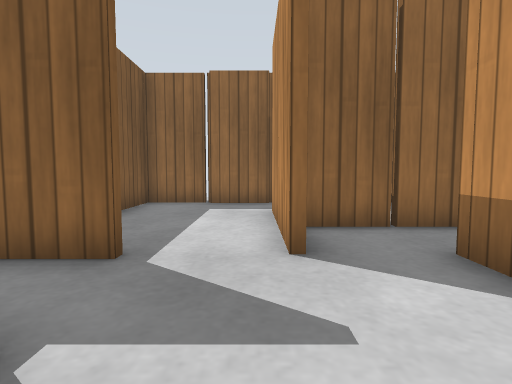
view 1 (above)

22 first-person views from a walk through a robot-simulator world made for Gazebo. The camera is 0.5 m above the floor, tilts 4° down and sees 80° across. The floor is counted in squares, 0.5 m on a side. Each view is taken from the middle of a square. On the plan, view 1 faces up. The plan holds only what a view shows up to about 12 squares ahead; the rest is blank. Gazebo's built-in surfaces are drawn with simple patterns.

view 2
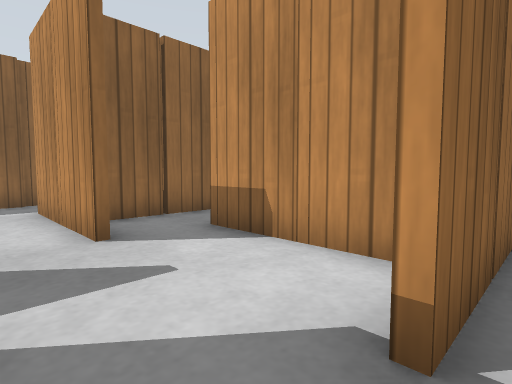

view 3
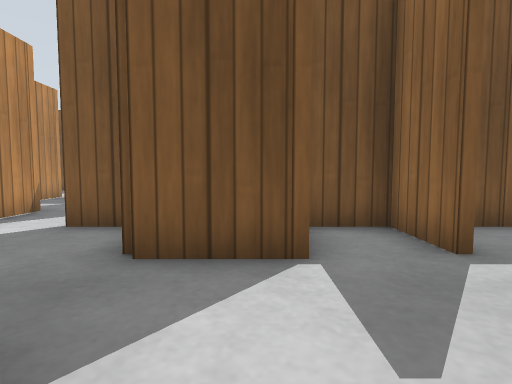

view 4
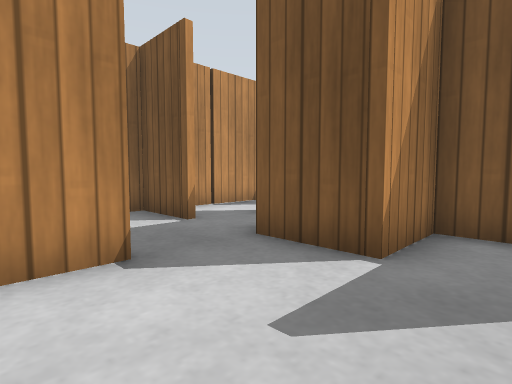

view 5
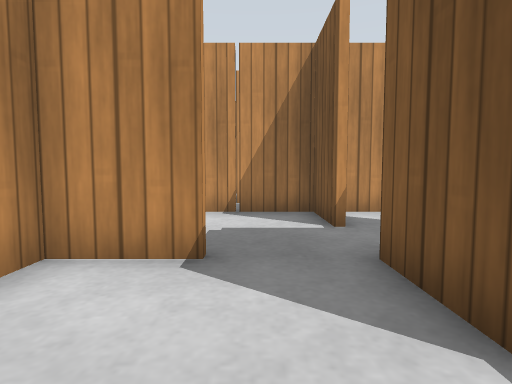

view 6
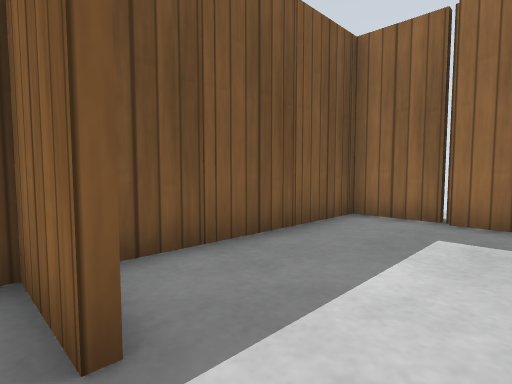

view 7
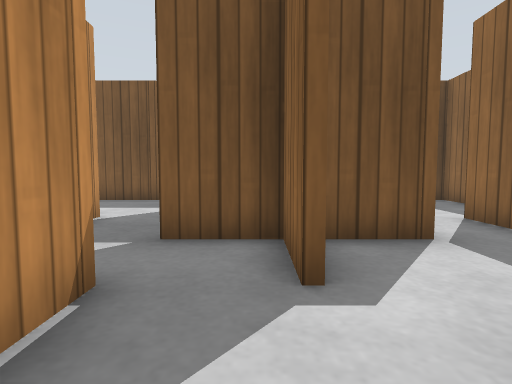

view 8
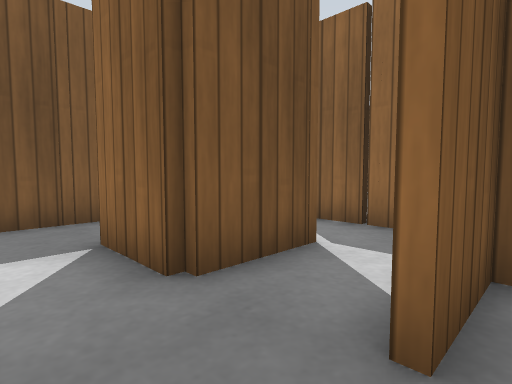

view 9
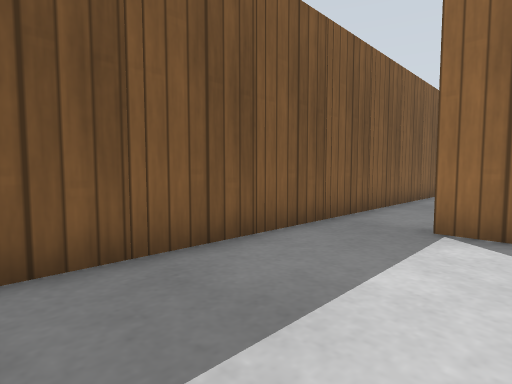

view 10
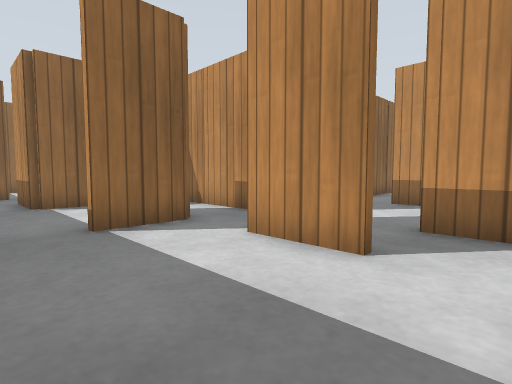

view 11
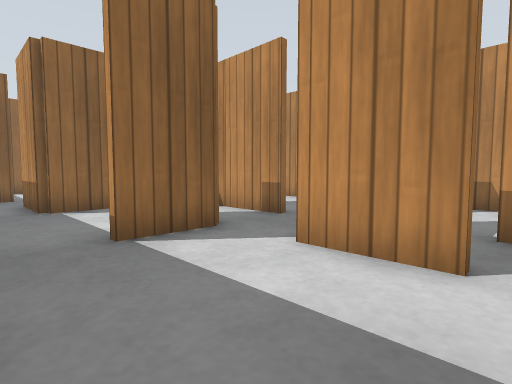

view 12
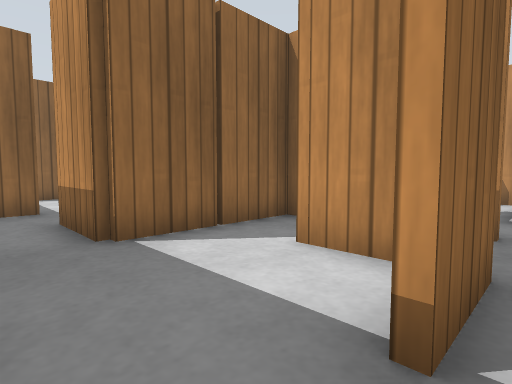

view 13
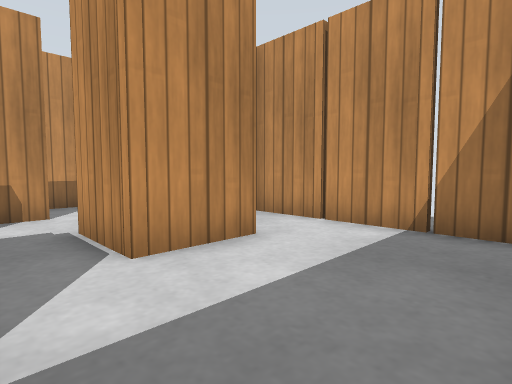

view 14
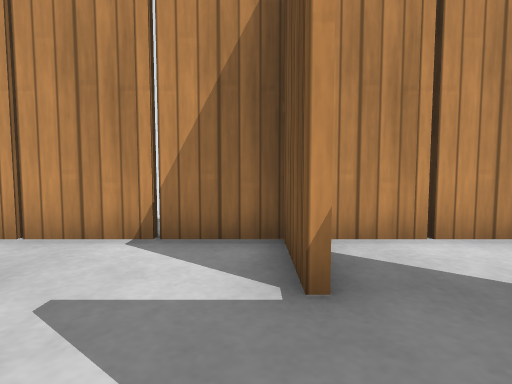

view 15
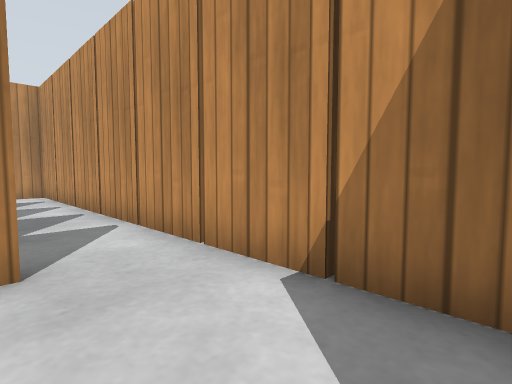

view 16
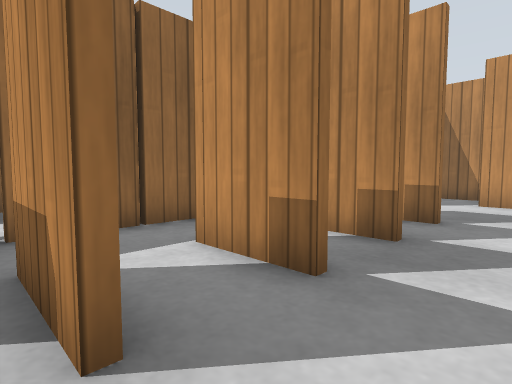

view 17
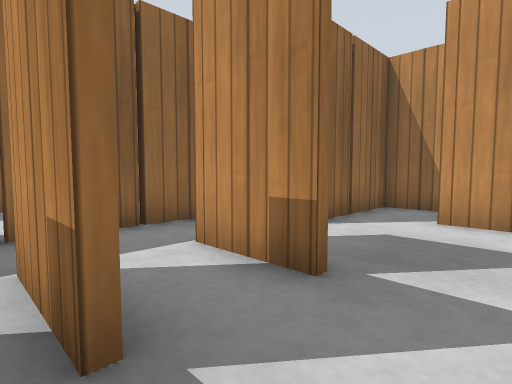

view 18
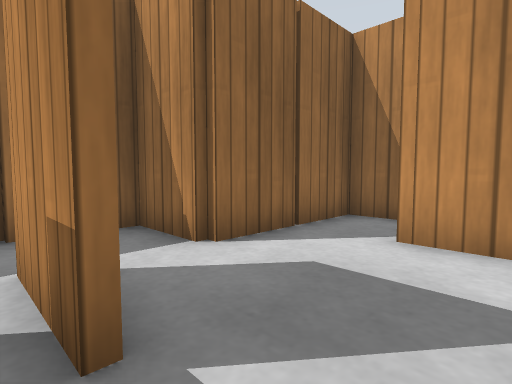

view 19
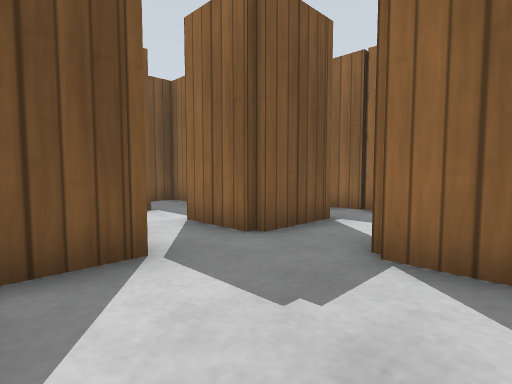

view 20
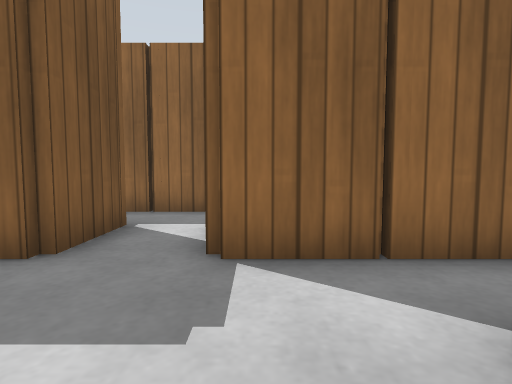

view 21
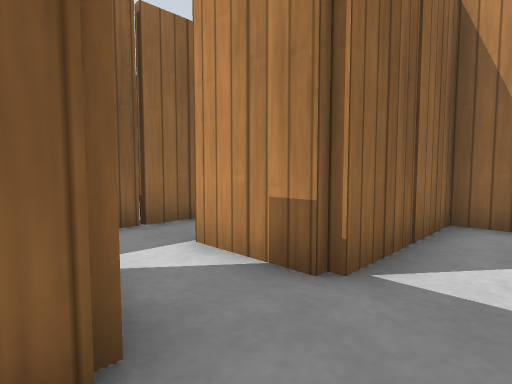

view 22
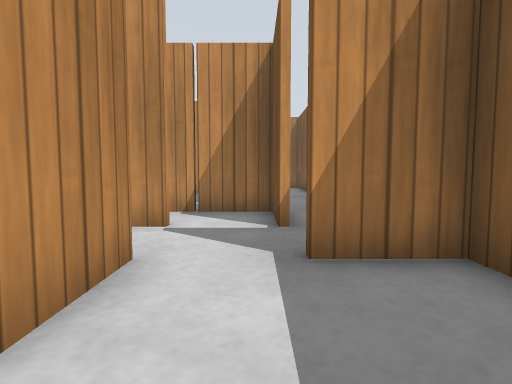

### Floor plan
Points are (right, up) in squares from view 1. A wall is a line through its corners. A room is listed if a view was taken in it or the views show most of it. See-through windows are left out.
Room 1 (views 1, 2, 3, 7, 8, 9, 10, 11, 12, 13, 14, 15, 16, 17, 18, 19)
walls: (-5.6, -6.5) (-5.6, -5.6); (-5.5, -4.4) (-2.1, -4.4); (-3.6, -8.5) (-3.6, -7.5); (-1.6, -8.5) (-1.6, -7.5); (-5.5, -2.6) (-7.4, -2.6) (-7.4, -4.5); (-0.5, -4.4) (1.2, -4.4); (-0.4, -4.6) (-2, -4.6); (-7.6, -4.5) (-7.6, -0.6) (-11.6, -0.6) (-11.6, 0.5); (-3.6, -1.9) (-3.6, -1.2); (-3.4, -1.4) (-3.4, -2.5); (0.4, -8.5) (0.4, -7.5); (-6.6, -10.4) (6.4, -10.4) (6.4, -9.5); (-9.4, -3.5) (-9.4, -4.6) (-11.5, -4.6); (-9.6, -8.5) (-9.6, -6.4) (-7.5, -6.4); (2.4, -8.5) (2.4, -7.5); (-1.4, 0.4) (-1.4, -0.5); (0.5, -0.4) (2.2, -0.4); (2.4, 0.4) (2.4, 1.6); (3.9, -0.6) (0.5, -0.6); (-12.6, -10.4) (-8.4, -10.4); (-13.4, 0.4) (-13.4, -9.6); (8.4, -8.1) (8.4, -6.6) (4.4, -6.6) (4.4, -4.6) (2, -4.6)
ways out: opening at (1, 1) to room 2; opening at (-13, -0.5) to room 3; opening at (-4.5, -2.5) to room 3
objects: wooden post (-14, -8); wooden post (-14, -6); wooden post (-14, -4); wooden post (-14, -2); wooden post (-14, 0); wooden post (-11, -10); wooden post (-10, -6); wooden post (-9, -10); wooden post (-9, -3); wooden post (-8, -2); wooden post (-7, -9); wooden post (-6, -4); wooden post (-5, -10); wooden post (-3, -10); wooden post (-3, -7); wooden post (-3, -4); wooden post (-1, -10); wooden post (-1, -7); wooden post (-1, -5) to (-1, -4); wooden post (-1, -3); wooden post (1, -10); wooden post (1, -7); wooden post (1, -4); wooden post (3, -10); wooden post (3, -7); wooden post (3, -5) to (3, -4); wooden post (3, -1) to (3, 0); wooden post (5, -10); wooden post (7, -9)
Room 2 (views 4, 5, 6)
walls: (0.4, 3.5) (0.4, 6.5); (2.6, 5.4) (0.9, 5.4); (0.5, 9.4) (-0.5, 9.4); (-3.4, 5.1) (-3.4, 4.2); (-1.5, 9.6) (-3.8, 9.6); (-1.4, 1.6) (-1.4, 0.4); (-3.4, 9.5) (-3.4, 5.5); (2.4, 1.6) (2.4, 2.5)
ways out: opening at (1, 1) to room 1; opening at (-2, 2) to room 3; opening at (3.5, 3.5)
objects: wooden post (-3, 5); wooden post (-3, 9); wooden post (-1, 1); wooden post (-1, 10); wooden post (0, 6); wooden post (1, 7); wooden post (2, 2); wooden post (3, 6)
Room 3 (views 20, 21, 22)
walls: (-7.4, 2.5) (-7.4, 1.4) (-9.5, 1.4); (-9.6, 3.5) (-9.6, 5.4); (-9.5, 1.6) (-8.8, 1.6); (-11.5, 3.4) (-13.4, 3.4) (-13.4, 0.4); (-4.4, 5.4) (-8.5, 5.4); (-10.2, 7.4) (-11, 7.4); (-7.4, -0.5) (-7.4, -2); (-11.4, 0.6) (-11.4, -0.4) (-8.9, -0.4); (-13.2, 3.6) (-11.5, 3.6); (-2.2, 1.6) (-1.4, 1.6); (-1.5, 3.4) (-3.4, 3.4); (-1.5, 1.4) (-5.6, 1.4) (-5.6, 2.5)
ways out: opening at (-13, -0.5) to room 1; opening at (-4.5, -2.5) to room 1; opening at (-2, 2) to room 2
objects: wooden post (-14, 2); wooden post (-11, 1); wooden post (-9, 0); wooden post (-7, -1); wooden post (-7, 3); wooden post (-7, 5) to (-7, 6); wooden post (-5, 3); wooden post (-5, 6); wooden post (-4, 8); wooden post (-3, 1) to (-3, 2)

Positions as (right, up) in squares from view 1, and headings:
1: (0, 0), facing up
2: (-1, -1), facing up-right
3: (2, 1), facing left
4: (2, 3), facing down-left
5: (0, 3), facing down
6: (0, 3), facing up-left
7: (-3, -3), facing left
8: (-7, -6), facing up-left
9: (-10, -10), facing up-left
10: (-13, -10), facing up-right
11: (-13, -9), facing up-right
12: (-13, -5), facing up-right
13: (-13, -5), facing down-right
14: (-7, -6), facing down
15: (-7, -8), facing down-right
16: (-4, -10), facing up-right
17: (0, -10), facing up-right
18: (2, -10), facing up-right
19: (-4, -2), facing up-left
20: (-5, -2), facing up
21: (-8, 0), facing up-right
22: (-11, 7), facing down
